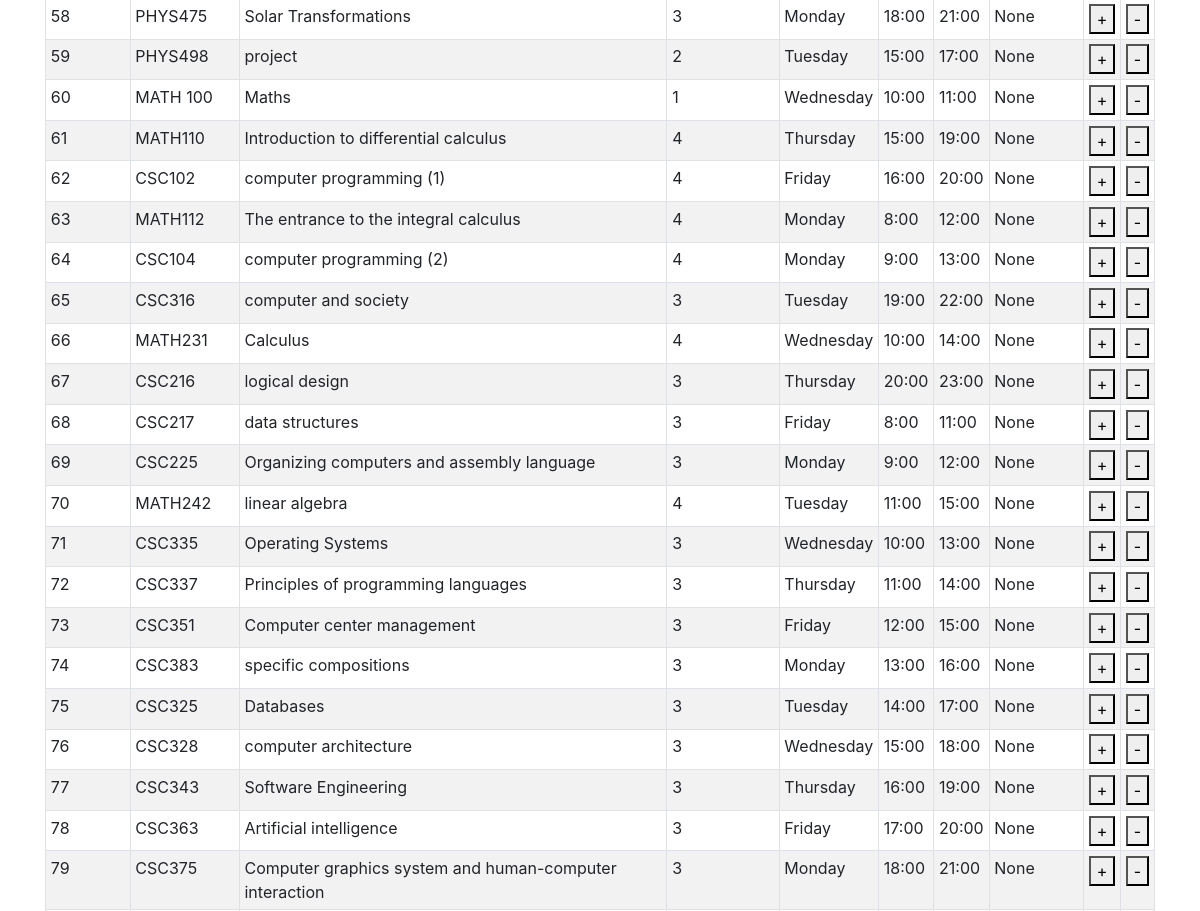
The app's page /allocate_classroomf (middle part), older data.
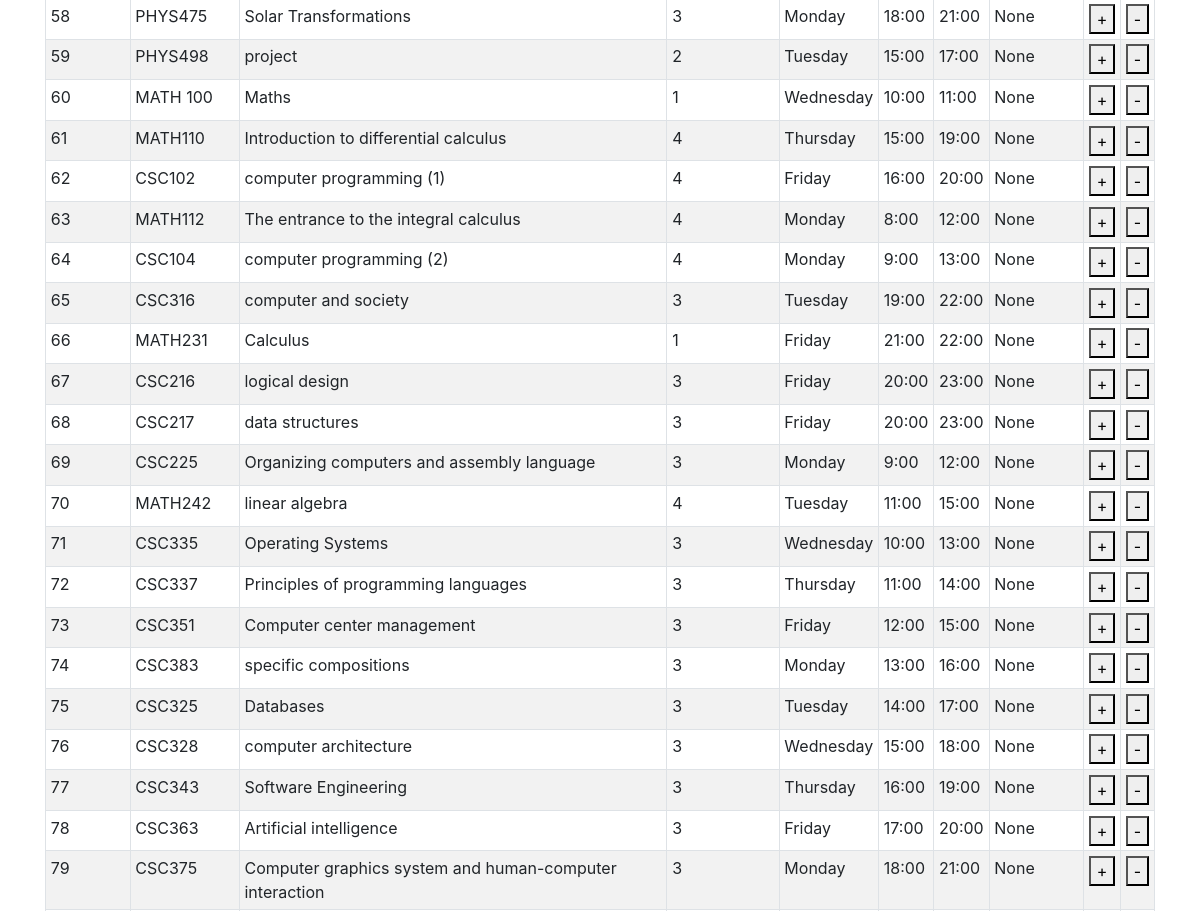
The same page, newer data.
### tables this page shows
CREATE TABLE course (course_id INTEGER NOT NULL PRIMARY KEY AUTOINCREMENT UNIQUE, course_name [nchar] (10), course_descr [nchar] (10), course_code [nchar] (10), dep_id [int], plan_id [int], level_id [int], credit INTEGER, Day_id REFERENCES Day (Day_id), fromT TIME, toT TIME, loc_id INTEGER, SEM INTEGER DEFAULT (223), lec_id INTEGER);

CREATE TABLE Day (Day_id INTEGER PRIMARY KEY, Day_Decs CHAR);

### allocate_classroom.py (the view, shortened to what this page needs)
@allocate_classroom.route('/allocate_classroomf', methods=['GET', 'POST'])
def allocate_classroomf():
    with app.app_context():
        con = sqlite3.connect("instance/db.sqlite")
        cur = con.cursor()
        cur.execute("SELECT default_sem FROM default_sem")
        SEM = cur.fetchone()[0]
        con.commit()
        cur.execute("SELECT * FROM loc")
        classroom = cur.fetchall()
        con.commit()
        cur.execute("SELECT * FROM classroom_view")
        courses = cur.fetchall()
        course_id = request.form.get('course_id')
        con.commit()
        nolec = request.form.get('nolec', None)
        loc_id = request.form.get('classroom')
        print("loc_idss")
        print(loc_id)
        cur.execute(""" SELECT distinct

    cp1.Day_id AS CP1_Day_id,
    cp1.loc_id AS CP1_loc_id,
    cp1.fromT AS CP1_fromT,
    cp1.toT AS CP1_toT,
    cp1.SEM AS CP1_SEm,
    cp2.Day_id AS CP2_Day_id,
    cp2.loc_id AS CP2_loc_id,
    cp2.fromT AS CP2_fromT,
    cp2.toT AS CP2_toT,
    cp2.SEM AS CP2_SEm
FROM
    course AS cp1
JOIN
    course AS cp2
    ON cp2.course_id = cp1.course_id AND cp2.SEM = cp1.SEM

      And (cp2.fromT >= cp1.fromT and cp2.fromT < cp1.toT AND  cp1.fromT <= cp2.fromT and cp2.day_id = cp1.day_id)
      OR (cp2.toT > cp1.fromT and cp2.toT <= cp1.toT AND cp1.fromT <= cp2.fromT and cp2.day_id = cp1.day_id )
      OR (cp2.fromT <= cp1.fromT and cp2.toT >= cp1.toT AND cp1.fromT <= cp2.fromT and cp2.day_id = cp1.day_id)

      where cp2.loc_id = ? AND cp1.SEM = ? and  cp1.course_id = ?  """, (loc_id,SEM,course_id))
        entry = cur.fetchone()
        error=''
        cur.execute("SELECT * FROM classroom_view")
        courses = cur.fetchall()
        con.commit()
        con.close()
    return render_template('allocate_classroom.html', classroom=classroom,courses=courses,error=error)

### templates/allocate_classroom.html (shortened to what this page needs)
{% extends "base.html" %}
{% block content %}
       <form id = "c_form" method="post" action="/allocate_classroomf">
        <table id="classcourses" class="table table-striped table-bordered table-sm"  cellspacing="0" width="100%">
              <tbody>
               {% for row in courses %}
                      <tr>
                        <td><input type="hidden" name="title" value="{{ row[0] }}"> {{ row[0] }} </td>
                          <td>{{row[1]}}</td>
                          <td>{{row[2]}}</td>
                          <td>{{row[3]}}</td>
                          <td>{{row[4]}}</td>
                          <td>{{row[5]}}</td>
                          <td>{{row[6]}}</td>
                          <td>{{row[7]}}</td>
                          <td><button class="bi bi-plus" type="submit" value="{{ row[0] }}" name="course_id">+</button></td>
                          <td><button class="bi bi-plus" type="submit" value="{{ row[0] }}" name="nolec">-</button></td>
                      </tr>
                  {% endfor %}
              </tbody>
          </table>
       </form>
{% endblock %}

Row changes from the older to the newer data that the page shows:
changed course "MATH231": credit "4" → "1"; Day_Decs "Wednesday" → "Friday"; fromT "10:00" → "21:00"; toT "14:00" → "22:00"
changed course "CSC216": Day_Decs "Thursday" → "Friday"
changed course "CSC217": fromT "8:00" → "20:00"; toT "11:00" → "23:00"
